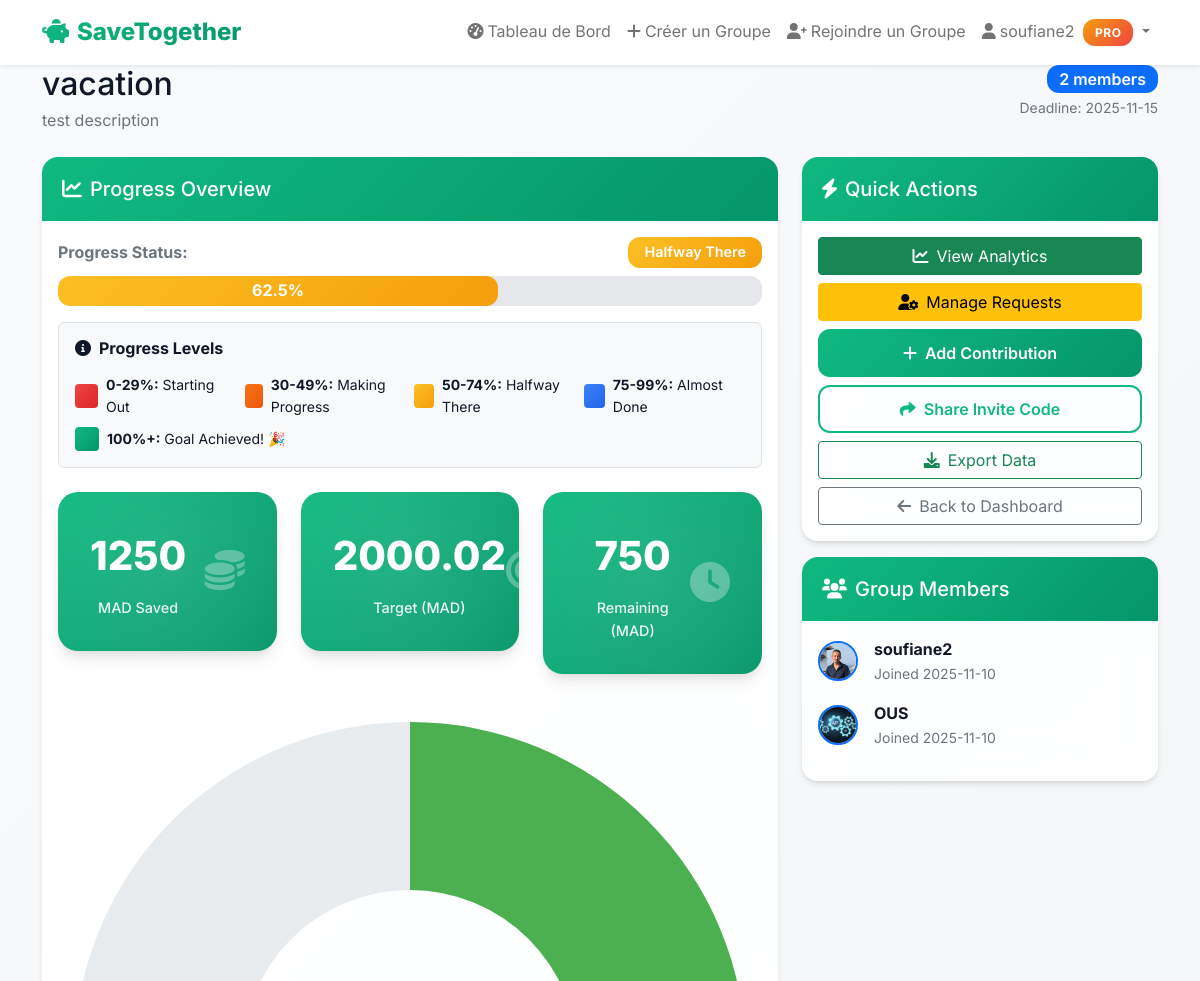
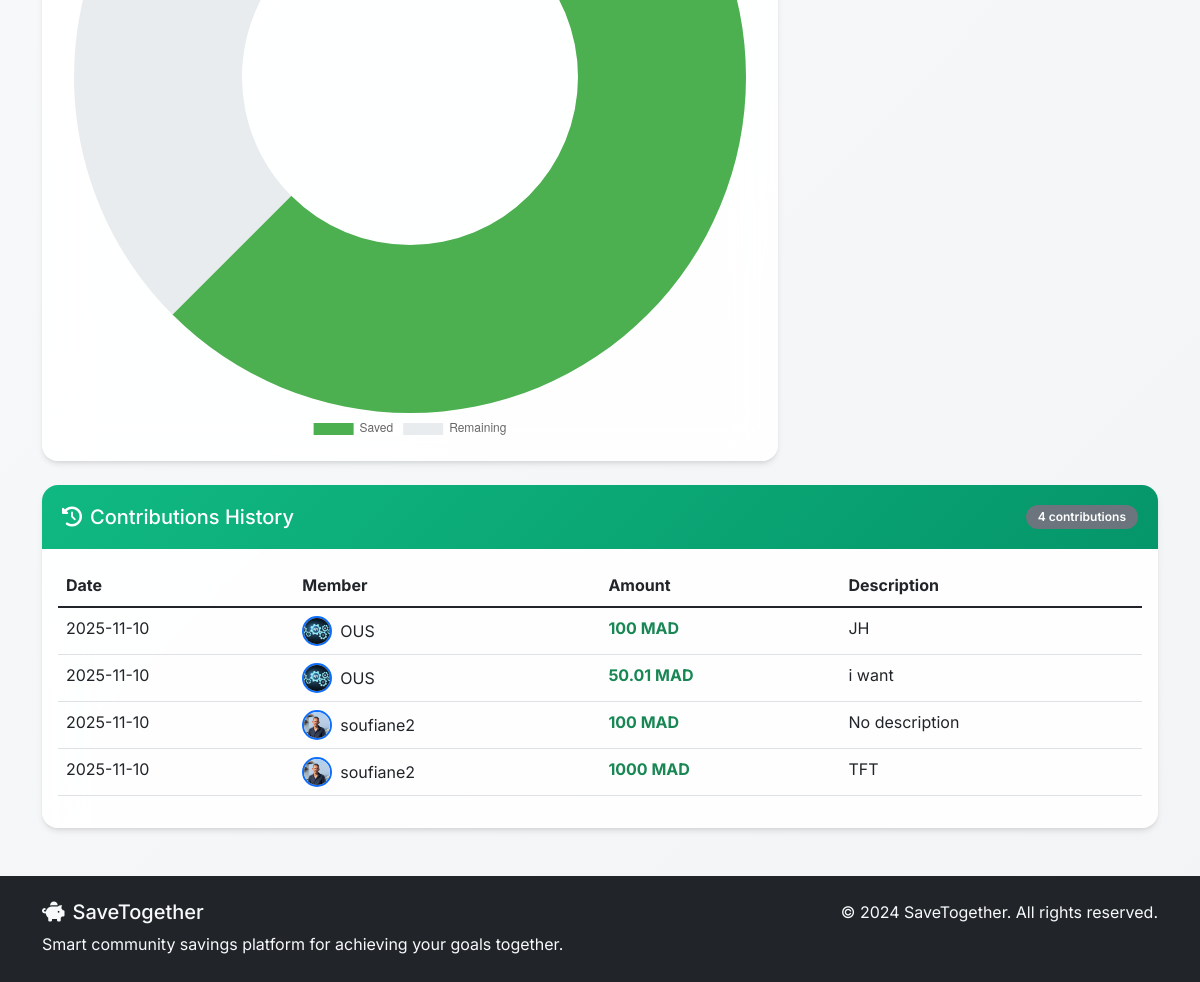
The page /groups/4 (signed in) on the database as committed earlier (2 pictures, top to bottom).
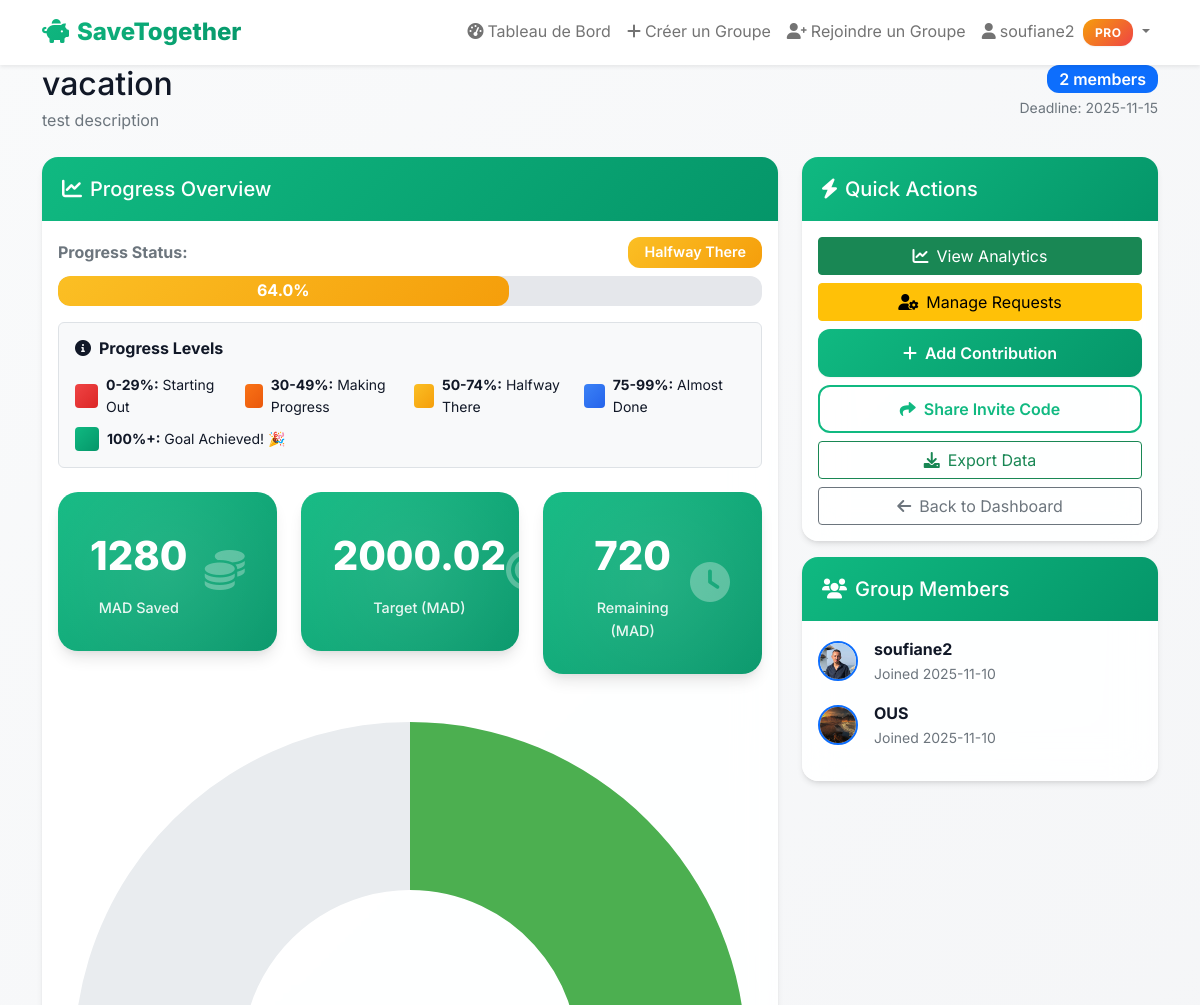
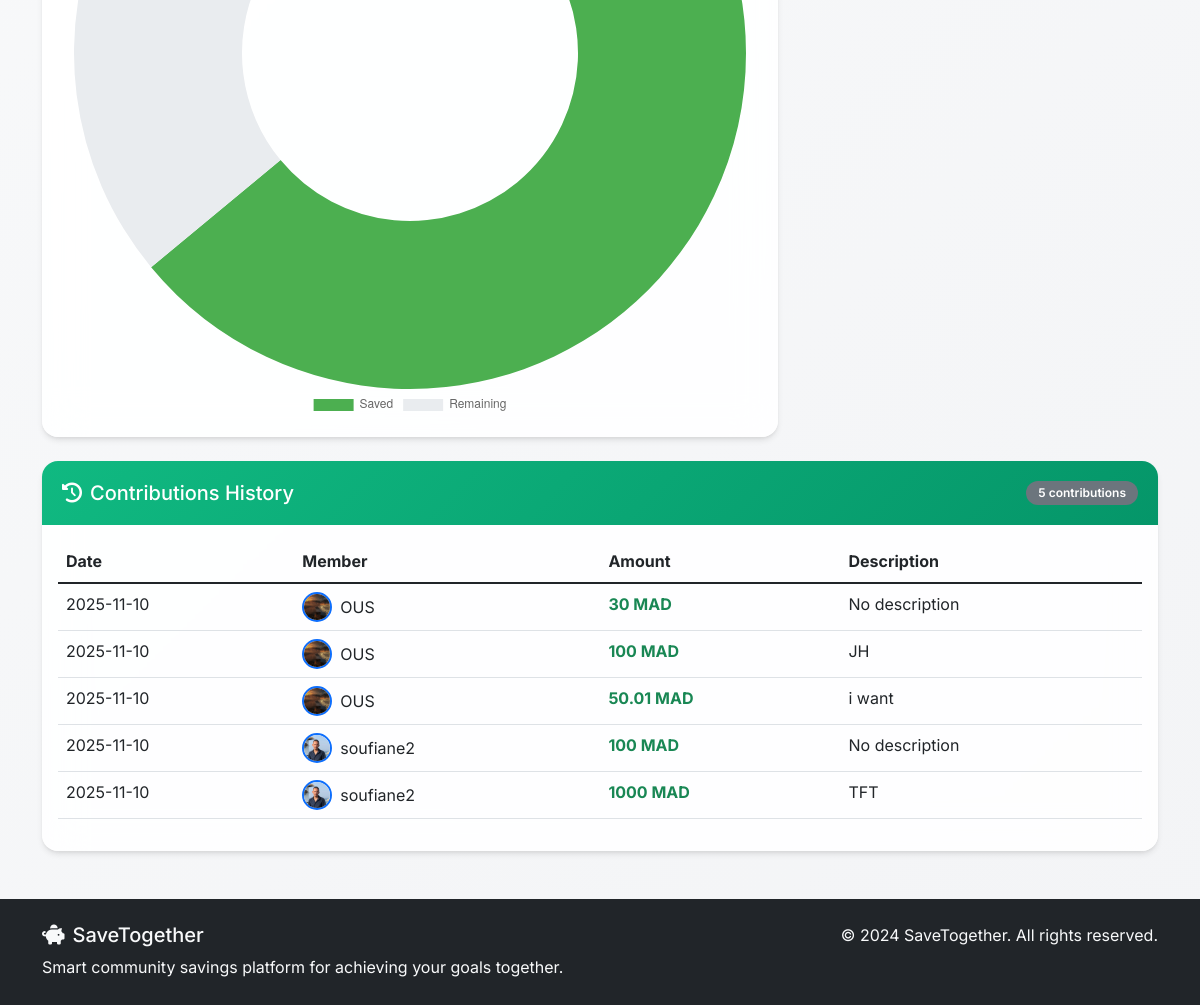
The same page on the database as committed later (2 pictures, top to bottom).
### tables this page shows
CREATE TABLE groups (
            id INTEGER PRIMARY KEY AUTOINCREMENT,
            name TEXT NOT NULL,
            description TEXT,
            target_amount DECIMAL(10,2) NOT NULL,
            deadline DATE,
            created_by INTEGER,
            invite_code TEXT UNIQUE,
            created_at TIMESTAMP DEFAULT CURRENT_TIMESTAMP, category TEXT,
            FOREIGN KEY (created_by) REFERENCES users (id)
        );

CREATE TABLE group_members (
            id INTEGER PRIMARY KEY AUTOINCREMENT,
            group_id INTEGER,
            user_id INTEGER,
            joined_at TIMESTAMP DEFAULT CURRENT_TIMESTAMP, status TEXT DEFAULT "active",
            FOREIGN KEY (group_id) REFERENCES groups (id),
            FOREIGN KEY (user_id) REFERENCES users (id),
            UNIQUE(group_id, user_id)
        );

CREATE TABLE users (
            id INTEGER PRIMARY KEY AUTOINCREMENT,
            username TEXT UNIQUE NOT NULL,
            email TEXT UNIQUE NOT NULL,
            password_hash TEXT NOT NULL,
            is_premium BOOLEAN DEFAULT FALSE,
            created_at TIMESTAMP DEFAULT CURRENT_TIMESTAMP
        , google_email TEXT, profile_picture TEXT);

CREATE TABLE contributions (
            id INTEGER PRIMARY KEY AUTOINCREMENT,
            group_id INTEGER,
            user_id INTEGER,
            amount DECIMAL(10,2) NOT NULL,
            description TEXT,
            contribution_date TIMESTAMP DEFAULT CURRENT_TIMESTAMP, proof_image TEXT, status TEXT DEFAULT "pending",
            FOREIGN KEY (group_id) REFERENCES groups (id),
            FOREIGN KEY (user_id) REFERENCES users (id)
        );

### app.py (the view)
@app.route('/groups/<int:group_id>')
@login_required
def group_detail(group_id):
    conn = get_db_connection()
    cursor = conn.cursor()
    cursor.execute('SELECT id FROM group_members WHERE group_id = ? AND user_id = ? AND status = ?',
                  (group_id, current_user.id, 'active'))
    if not cursor.fetchone():
        flash('Vous n\'êtes pas membre actif de ce groupe', 'error')
        return redirect(url_for('dashboard'))
    cursor.execute('SELECT * FROM groups WHERE id = ?', (group_id,))
    group = cursor.fetchone()
    cursor.execute('''
        SELECT u.username, u.email, u.profile_picture, gm.joined_at, gm.status
        FROM group_members gm
        JOIN users u ON gm.user_id = u.id
        WHERE gm.group_id = ? AND gm.status = 'active'
        ORDER BY gm.joined_at
    ''', (group_id,))
    members = cursor.fetchall()
    pending_members = []
    rejected_members = []
    is_admin = (group['created_by'] == current_user.id)
    if is_admin:
        cursor.execute('''
            SELECT gm.id as membership_id, u.id as user_id, u.username, u.email, u.profile_picture, gm.joined_at, gm.status
            FROM group_members gm
            JOIN users u ON gm.user_id = u.id
            WHERE gm.group_id = ? AND gm.status IN ('pending', 'rejected')
            ORDER BY gm.status, gm.joined_at
        ''', (group_id,))
        all_requests = cursor.fetchall()
        pending_members = [m for m in all_requests if m['status'] == 'pending']
        rejected_members = [m for m in all_requests if m['status'] == 'rejected']
    cursor.execute('SELECT COALESCE(SUM(amount), 0) FROM contributions WHERE group_id = ? AND status = "approved"', (group_id,))
    total_contributed = cursor.fetchone()[0]
    pending_contributions = []
    if is_admin:
        cursor.execute('''
            SELECT c.id, c.amount, c.description, c.proof_image, c.contribution_date, c.user_id, u.username, u.profile_picture
            FROM contributions c
            JOIN users u ON c.user_id = u.id
            WHERE c.group_id = ? AND c.status = 'pending'
            ORDER BY c.contribution_date DESC
        ''', (group_id,))
        pending_contributions = cursor.fetchall()
    cursor.execute('''
        SELECT c.amount, c.description, c.contribution_date, u.username, u.profile_picture, c.proof_image
        FROM contributions c
        JOIN users u ON c.user_id = u.id
        WHERE c.group_id = ? AND c.status = 'approved'
        ORDER BY c.contribution_date DESC
    ''', (group_id,))
    contributions = cursor.fetchall()
    progress_percentage = (total_contributed / group['target_amount']) * 100 if group['target_amount'] > 0 else 0
    conn.close()
    return render_template('group_detail.html', group=group, members=members,
                         total_contributed=total_contributed, contributions=contributions,
                         progress_percentage=progress_percentage, is_admin=is_admin,
                         pending_members=pending_members, rejected_members=rejected_members,
                         pending_contributions=pending_contributions)

### app.py (called while the page is built)
@login_manager.user_loader
def load_user(user_id):
    conn = sqlite3.connect(DATABASE)
    conn.row_factory = sqlite3.Row
    cursor = conn.cursor()
    cursor.execute('SELECT id, username, email, is_premium, profile_picture FROM users WHERE id = ?', (user_id,))
    user_data = cursor.fetchone()
    conn.close()
    if user_data:
        return User(user_data['id'], user_data['username'], user_data['email'],
                   user_data['is_premium'], user_data['profile_picture'] if user_data['profile_picture'] else None)
    return None

def get_db_connection():
    conn = sqlite3.connect(DATABASE)
    conn.row_factory = sqlite3.Row
    return conn

### templates/group_detail.html (shortened to what the changed rows need)
{% extends "base.html" %}
{% block content %}
<div class="container">
    <div class="row mb-4">
        <div class="col-12">
            <div class="d-flex justify-content-between align-items-start">
                <div>
                    <h2 class="mb-1">{{ group.name }}</h2>
                    <p class="text-muted mb-0">{{ group.description or 'No description provided' }}</p>
                </div>
                <div class="text-end">
                    <span class="badge bg-primary fs-6">{{ members|length }} members</span>
                    {% if group.deadline %}
                    <div class="text-muted small mt-1">
                        Deadline: {{ group.deadline }}
                    </div>
                    {% endif %}
                </div>
            </div>
        </div>
    </div>
    <div class="row mb-4">
        <div class="col-lg-8">
            <div class="card">
                <div class="card-body">
                    {% if progress_percentage < 30 %}
                        {% set progress_color = 'linear-gradient(135deg, #ef4444 0%, #dc2626 100%)' %}
                        {% set progress_label = 'Starting Out' %}
                    {% elif progress_percentage < 50 %}
                        {% set progress_color = 'linear-gradient(135deg, #f97316 0%, #ea580c 100%)' %}
                        {% set progress_label = 'Making Progress' %}
                    {% elif progress_percentage < 75 %}
                        {% set progress_color = 'linear-gradient(135deg, #fbbf24 0%, #f59e0b 100%)' %}
                        {% set progress_label = 'Halfway There' %}
                    {% elif progress_percentage < 100 %}
                        {% set progress_color = 'linear-gradient(135deg, #3b82f6 0%, #2563eb 100%)' %}
                        {% set progress_label = 'Almost Done' %}
                    {% else %}
                        {% set progress_color = 'linear-gradient(135deg, #10b981 0%, #059669 100%)' %}
                        {% set progress_label = 'Goal Achieved!' %}
                    {% endif %}
                    <div class="mb-3">
                        <div class="progress mb-3" style="height: 30px;">
                            <div class="progress-bar"
                                 role="progressbar"
                                 style="width: {{ progress_percentage }}%; background: {{ progress_color }} !important;"
                                 aria-valuenow="{{ progress_percentage }}"
                                 aria-valuemin="0"
                                 aria-valuemax="100">
                                <strong style="font-size: 1rem;">{{ "%.1f"|format(progress_percentage) }}%</strong>
                            </div>
                        </div>
                    </div>
                    <div class="row text-center g-4">
                        <div class="col-md-4">
                            <div class="stats-card position-relative overflow-hidden">
                                <div class="d-flex align-items-center justify-content-between">
                                    <div>
                                        <div class="stats-number">{{ "%.0f"|format(total_contributed) }}</div>
                                        <div class="stats-label">MAD Saved</div>
                                    </div>
                                </div>
                            </div>
                        </div>
                        <div class="col-md-4">
                            <div class="stats-card position-relative overflow-hidden">
                                <div class="d-flex align-items-center justify-content-between">
                                    <div>
                                        <div class="stats-number">{{ group.target_amount }}</div>
                                        <div class="stats-label">Target (MAD)</div>
                                    </div>
                                </div>
                            </div>
                        </div>
                        <div class="col-md-4">
                            <div class="stats-card position-relative overflow-hidden">
                                <div class="d-flex align-items-center justify-content-between">
                                    <div>
                                        <div class="stats-number">{{ "%.0f"|format(group.target_amount - total_contributed) }}</div>
                                        <div class="stats-label">Remaining (MAD)</div>
                                    </div>
                                </div>
                            </div>
                        </div>
                    </div>
                    <div class="mt-4">
                        <canvas id="progressChart" width="400" height="200"></canvas>
                    </div>
                </div>
            </div>
        </div>
        <div class="col-lg-4">
            <div class="card mb-3">
                <div class="card-body">
                    {% for member in members %}
                    <div class="d-flex align-items-center mb-3">
                        <div class="flex-shrink-0">
                            {% if member.profile_picture %}
                            <img src="{{ url_for('static', filename=member.profile_picture) }}"
                                 class="rounded-circle border border-2 border-primary"
                                 style="width: 40px; height: 40px; object-fit: cover;"
                                 alt="{{ member.username }}">
                            {% else %}
                            <div class="bg-primary text-white rounded-circle d-flex align-items-center justify-content-center" style="width: 40px; height: 40px;">
                                <i class="fas fa-user"></i>
                            </div>
                            {% endif %}
                        </div>
                        <div class="flex-grow-1 ms-3">
                            <div class="fw-bold">{{ member.username }}</div>
                            <div class="text-muted small">Joined {{ member.joined_at[:10] }}</div>
                        </div>
                    </div>
                    {% endfor %}
                </div>
            </div>
        </div>
    </div>
    <div class="row">
        <div class="col-12">
            <div class="card">
                <div class="card-header d-flex justify-content-between align-items-center">
                    <h5 class="mb-0">
                        <i class="fas fa-history me-2"></i>Contributions History
                    </h5>
                    <span class="badge bg-secondary">{{ contributions|length }} contributions</span>
                </div>
                <div class="card-body">
                    {% if contributions %}
                        <div class="table-responsive">
                            <table class="table table-hover">
                                <thead>
                                    <tr>
                                        <th>Date</th>
                                        <th>Member</th>
                                        <th>Amount</th>
                                        <th>Description</th>
                                    </tr>
                                </thead>
                                <tbody>
                                    {% for contribution in contributions %}
                                    <tr>
                                        <td>{{ contribution.contribution_date[:10] }}</td>
                                        <td>
                                            <div class="d-flex align-items-center">
                                                {% if contribution.profile_picture %}
                                                <img src="{{ url_for('static', filename=contribution.profile_picture) }}"
                                                     class="rounded-circle border border-2 border-primary me-2"
                                                     style="width: 30px; height: 30px; object-fit: cover;"
                                                     alt="{{ contribution.username }}">
                                                {% else %}
                                                <div class="bg-primary text-white rounded-circle d-flex align-items-center justify-content-center me-2" style="width: 30px; height: 30px; font-size: 0.8rem;">
                                                    <i class="fas fa-user"></i>
                                                </div>
                                                {% endif %}
                                                {{ contribution.username }}
                                            </div>
                                        </td>
                                        <td class="fw-bold text-success">{{ contribution.amount }} MAD</td>
                                        <td>{{ contribution.description or 'No description' }}</td>
                                    </tr>
                                    {% endfor %}
                                </tbody>
                            </table>
                        </div>
                    {% endif %}
                </div>
            </div>
        </div>
    </div>
</div>
{% endblock %}

Rows that differ between the two databases and show on the page:
computed for groups "vacation": group.target_amount-total_contributed "750" → "720"
changed through a linked row, group_members "OUS": profile_picture: a different picture
added contributions: contribution_date "2025-11-10", profile_picture (picture), username "OUS", amount "30", description "No description"
changed through a linked row, contributions "JH": profile_picture: a different picture
changed through a linked row, contributions "i want": profile_picture: a different picture
Other text that changed with them:
{{ progress_percentage }}: 62.49987500124998 → 63.99986000139999 (drawn)
{{ "%.1f"|format(progress_percentage) }}: "62.5" → "64.0"
{{ "%.0f"|format(total_contributed) }}: "1250" → "1280"
chart data {{ total_contributed }}: 1250.01 → 1280.01
chart data {{ group.target_amount - total_contributed }}: 750.01 → 720.01
{{ contributions|length }}: "4" → "5"
